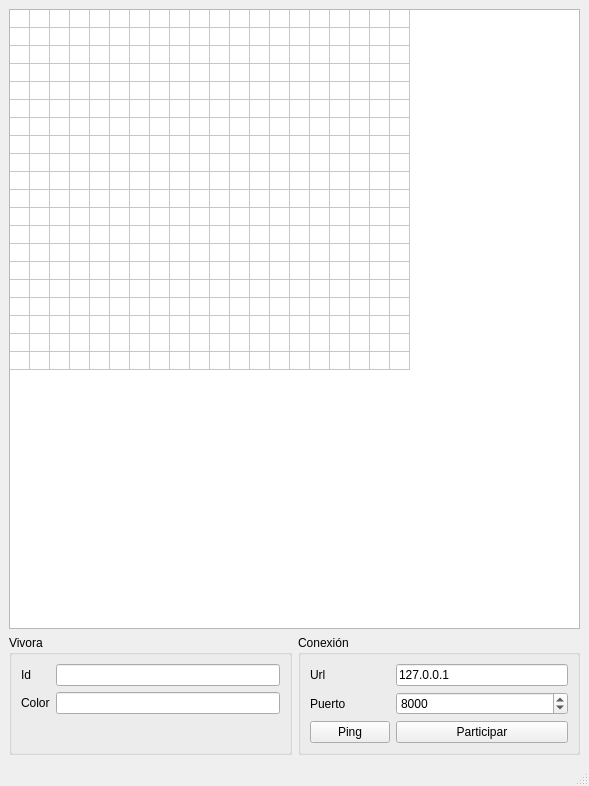
<?xml version="1.0" encoding="UTF-8"?>
<ui version="4.0">
 <class>MainWindow</class>
 <widget class="QMainWindow" name="MainWindow">
  <property name="geometry">
   <rect>
    <x>0</x>
    <y>0</y>
    <width>589</width>
    <height>786</height>
   </rect>
  </property>
  <property name="windowTitle">
   <string>Snake - Cliente</string>
  </property>
  <widget class="QWidget" name="centralwidget">
   <layout class="QGridLayout" name="gridLayout">
    <item row="0" column="0" colspan="2">
     <widget class="QTableWidget" name="table">
      <property name="sizePolicy">
       <sizepolicy hsizetype="Expanding" vsizetype="Expanding">
        <horstretch>0</horstretch>
        <verstretch>0</verstretch>
       </sizepolicy>
      </property>
      <property name="minimumSize">
       <size>
        <width>400</width>
        <height>400</height>
       </size>
      </property>
      <property name="sizeIncrement">
       <size>
        <width>0</width>
        <height>0</height>
       </size>
      </property>
      <property name="frameShadow">
       <enum>QFrame::Plain</enum>
      </property>
      <property name="editTriggers">
       <set>QAbstractItemView::NoEditTriggers</set>
      </property>
      <property name="tabKeyNavigation">
       <bool>false</bool>
      </property>
      <property name="showDropIndicator" stdset="0">
       <bool>false</bool>
      </property>
      <property name="dragDropOverwriteMode">
       <bool>false</bool>
      </property>
      <property name="selectionMode">
       <enum>QAbstractItemView::NoSelection</enum>
      </property>
      <property name="selectionBehavior">
       <enum>QAbstractItemView::SelectItems</enum>
      </property>
      <property name="gridStyle">
       <enum>Qt::SolidLine</enum>
      </property>
      <property name="wordWrap">
       <bool>true</bool>
      </property>
      <property name="rowCount">
       <number>20</number>
      </property>
      <property name="columnCount">
       <number>20</number>
      </property>
      <attribute name="horizontalHeaderVisible">
       <bool>false</bool>
      </attribute>
      <attribute name="horizontalHeaderDefaultSectionSize">
       <number>16</number>
      </attribute>
      <attribute name="horizontalHeaderMinimumSectionSize">
       <number>16</number>
      </attribute>
      <attribute name="verticalHeaderVisible">
       <bool>false</bool>
      </attribute>
      <attribute name="verticalHeaderDefaultSectionSize">
       <number>16</number>
      </attribute>
      <attribute name="verticalHeaderMinimumSectionSize">
       <number>16</number>
      </attribute>
      <row/>
      <row/>
      <row/>
      <row/>
      <row/>
      <row/>
      <row/>
      <row/>
      <row/>
      <row/>
      <row/>
      <row/>
      <row/>
      <row/>
      <row/>
      <row/>
      <row/>
      <row/>
      <row/>
      <row/>
      <column/>
      <column/>
      <column/>
      <column/>
      <column/>
      <column/>
      <column/>
      <column/>
      <column/>
      <column/>
      <column/>
      <column/>
      <column/>
      <column/>
      <column/>
      <column/>
      <column/>
      <column/>
      <column/>
      <column/>
     </widget>
    </item>
    <item row="1" column="0">
     <widget class="QGroupBox" name="group_Vivora">
      <property name="title">
       <string>Vivora</string>
      </property>
      <layout class="QFormLayout" name="formLayout_2">
       <property name="fieldGrowthPolicy">
        <enum>QFormLayout::AllNonFixedFieldsGrow</enum>
       </property>
       <item row="0" column="0">
        <widget class="QLabel" name="label_Id">
         <property name="text">
          <string>Id</string>
         </property>
        </widget>
       </item>
       <item row="0" column="1">
        <widget class="QLineEdit" name="text_Id">
         <property name="readOnly">
          <bool>true</bool>
         </property>
        </widget>
       </item>
       <item row="1" column="0">
        <widget class="QLabel" name="label_Color">
         <property name="text">
          <string>Color</string>
         </property>
        </widget>
       </item>
       <item row="1" column="1">
        <widget class="QLineEdit" name="text_Color">
         <property name="readOnly">
          <bool>true</bool>
         </property>
        </widget>
       </item>
      </layout>
     </widget>
    </item>
    <item row="1" column="1">
     <widget class="QGroupBox" name="group_Conexion">
      <property name="title">
       <string>Conexión</string>
      </property>
      <layout class="QFormLayout" name="formLayout">
       <property name="fieldGrowthPolicy">
        <enum>QFormLayout::AllNonFixedFieldsGrow</enum>
       </property>
       <item row="0" column="0">
        <widget class="QLabel" name="label_Url">
         <property name="text">
          <string>Url</string>
         </property>
        </widget>
       </item>
       <item row="0" column="1">
        <widget class="QLineEdit" name="URL">
         <property name="text">
          <string>127.0.0.1</string>
         </property>
        </widget>
       </item>
       <item row="1" column="0">
        <widget class="QLabel" name="label_Puerto">
         <property name="text">
          <string>Puerto</string>
         </property>
        </widget>
       </item>
       <item row="1" column="1">
        <widget class="QSpinBox" name="spinBox_Puerto">
         <property name="maximum">
          <number>1000000</number>
         </property>
         <property name="value">
          <number>8000</number>
         </property>
        </widget>
       </item>
       <item row="2" column="0">
        <widget class="QPushButton" name="btn_Ping">
         <property name="text">
          <string>Ping</string>
         </property>
        </widget>
       </item>
       <item row="2" column="1">
        <widget class="QPushButton" name="btn_Participar">
         <property name="text">
          <string>Participar</string>
         </property>
        </widget>
       </item>
      </layout>
     </widget>
    </item>
   </layout>
  </widget>
  <widget class="QStatusBar" name="statusbar"/>
 </widget>
 <resources/>
 <connections/>
</ui>
